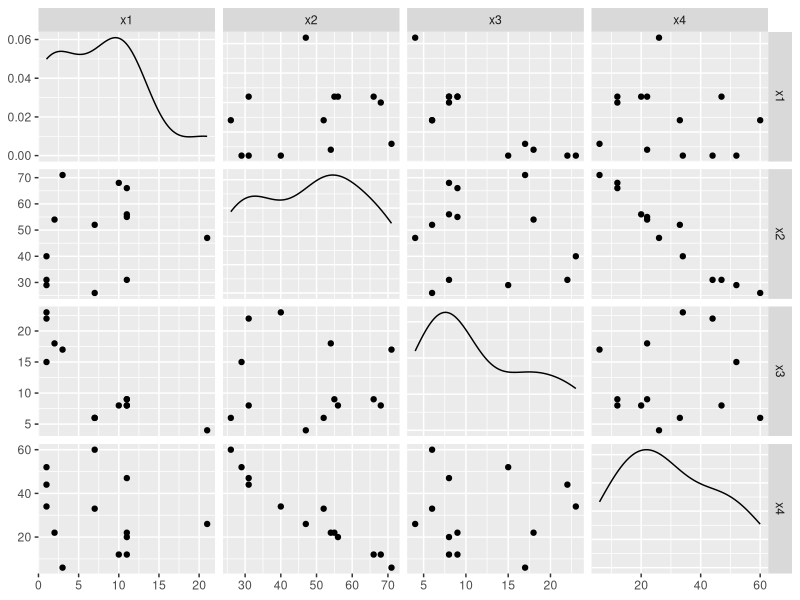

R code for this plot:
library("car")
library("Hmisc")
library("dplyr")
library("ggplot2")

dt <- read.csv2(file = "data/cement.csv", header = TRUE)
str(dt)
summary(dt)
View(dt)

n <- nrow
M <- as.matrix(dt)
alpha <- 0.05


model <- lm(y ~ ., data = dt)
summary(model)
View(dt)

dt.X <- dt |> select(-c("y"))
GGally::ggpairs(dt.X, upper = list(continuous = "points"), lower = list(continuous = "points"), diag = list(continuous = "densityDiag"))


R <- rcorr(M)
R$r
R$P
diag(R$P) <- 0

# backward
model.back <- step(model, direction = "backward", trace = 1)
summary(model.back)

r <- residuals(model.back)
shapiro.test(r)$p.value
